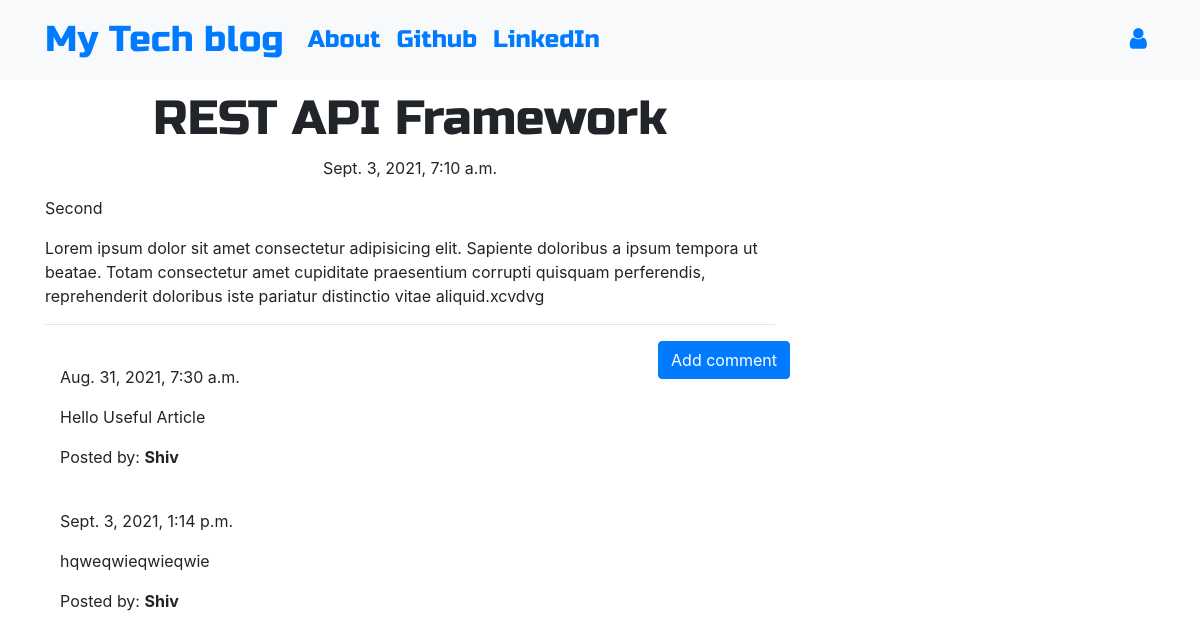
The app's page /post/4 with its own data.
### home/models.py (models this page shows, shortened)
class Post(models.Model):
    author = models.ForeignKey('auth.User',on_delete=models.CASCADE)
    title = models.CharField(max_length=200)
    text = models.TextField()
    created_date = models.DateTimeField(default=timezone.now)
    published_date = models.DateTimeField(blank=True, null=True)

class Comment(models.Model):
    post = models.ForeignKey(Post, related_name='comments',on_delete=models.CASCADE)
    author = models.CharField(max_length=200)
    text = models.TextField()
    created_date = models.DateTimeField(default=timezone.now)
    approved_comment = models.BooleanField(default=False)

### home/views.py (the view)
# urls.py: path('post/<int:pk>', views.PostDetailView.as_view(), name='post_detail'),
class PostDetailView(DetailView):
    model = Post

### templates/home/post_detail.html (shortened to what this page needs)
{% extends 'base/base-template.html' %}
{% block content %}
<h1 class='posttitle loader'>{{ post.title }}</h1>
{% if post.published_date %}
            <div class="date postdate">
                {{ post.published_date }}
            </div>
        {% else %}
            <a class="btn btn-outline-dark" href="{% url 'post_publish' pk=post.pk %}">Publish</a>
        {% endif %}
      <p class='postcontent' >{{ post.text|safe|linebreaksbr }}</p>
  <hr>
  <a class="btn btn-primary btn-comment" href="{% url 'add_comment_to_post' pk=post.pk %}">Add comment</a>
  <div class="container">
  {% for comment in post.comments.all %}
  <br>
      {% if user.is_authenticated or comment.approved_comment %}
              {{ comment.created_date }}
          <p>{{ comment.text|safe|linebreaks }}</p>
          <p>Posted by: <strong>{{ comment.author }}</strong></p>
      {% endif %}
  {% empty %}
      <p>No comments posted.</p>
  {% endfor %}
</div>
{% endblock %}

### static/css/blog.css (style rules this page uses)
.postdate { text-align: center; }
.posttitle { font-family: 'Russo One', sans-serif; font-size: 3em; text-align: center; }
.postcontent { font-family: 'Montserrat'; font-size: 1.5em; }
.btn-comment { position: absolute; right: 0px; }
.loader { filter:hue-rotate(0deg); color: linear-gradient(45deg,#0f8,#08f); animation:hue 5000ms infinite linear; }

### records on screen
Post: title "REST API Framework", published_date "Sept. 3, 2021, 7:10 a.m.", text "Second Lorem ipsum dolor sit amet consectetur adipisicing elit. Sapiente doloribus a ipsum tempora ut beatae. Totam consectetur amet cupiditate praesentium corrupti quisquam perferendis, reprehenderit doloribus iste pariatur distinctio vitae aliquid.xcvdvg"
Comment: created_date "Aug. 31, 2021, 7:30 a.m.", text "Hello Useful Article", author "Shiv"
Comment: created_date "Sept. 3, 2021, 1:14 p.m.", text "hqweqwieqwieqwie", author "Shiv"
